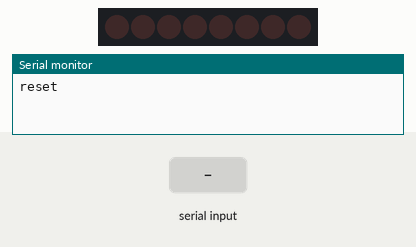
Recording of a sketch running on a simulated Arduino Uno, built with avr-gcc and run on an emulated ATmega328P. Shown: 8 shift-register outputs drawn as a row of LEDs (first output left, lit = HIGH), the last lines printed to the serial monitor. Wiring (inferred from the names in the program): shift register (74HC595): data pin 7; shift clock pin 5; latch pin 6. Wiring (inferred from the signals the program sends): row of LEDs: on Q0, Q1, Q2, Q3, Q4, Q5, Q6, Q7. Inputs (shaded band) come from the test bench.

Above: at 1.2 s.
1.3 s: "1" received over Serial
At 2.5 s:
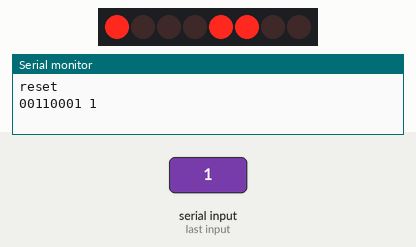
2.8 s: "0" received over Serial
At 3.8 s:
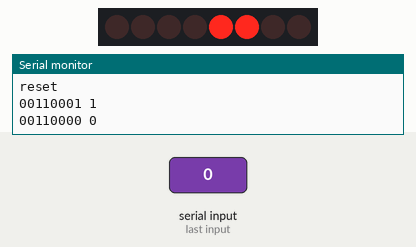
4.3 s: "2" received over Serial
At 5.0 s:
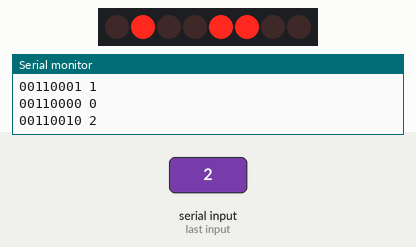
Timing chart, 0 to 7.3 s (numbered marks = the images above; inputs shaded):
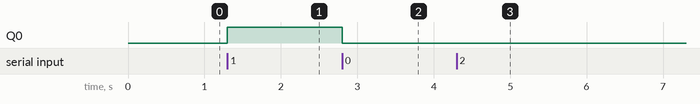

Measured:
- after the input at 1.3 s, Q0: LOW → HIGH at once
- after the input at 2.8 s, Q0: HIGH → LOW at once

The sketch:

TextBits595Led.ino
```cpp
/*
  for 74HC595 shift register.
  Should light pins for every bit of characters of text.
  Text received from Serial.
  Author mostly Misha. Done
 */

const int latchPin = 6;
const int clockPin = 5;
const int dataPin = 7;

void setup() {
  //set pins to output because they are addressed in the main loop
  pinMode(latchPin, OUTPUT);
  pinMode(dataPin, OUTPUT);
  pinMode(clockPin, OUTPUT);
  Serial.begin(9600);
  Serial.println("reset");
}

void toBinary(char b) {
  for (int i=0; i<8; i++) {
    char c = ((b >> (7-i)) & 1) ? '1' : '0';
    Serial.print(c);
  }
  Serial.print(" ");
  Serial.println(b);
}

void loop() {
  if (Serial.available() > 0) {
    char b = Serial.read();
    writeByteBits(b);
    toBinary(b);
    delay(500);
  }
}

// This method sends bits to the shift register
void writeByteBits(byte b) {
  digitalWrite(latchPin, LOW);
  shiftOut(dataPin, clockPin, MSBFIRST, b);
  digitalWrite(latchPin, HIGH);
}
```
